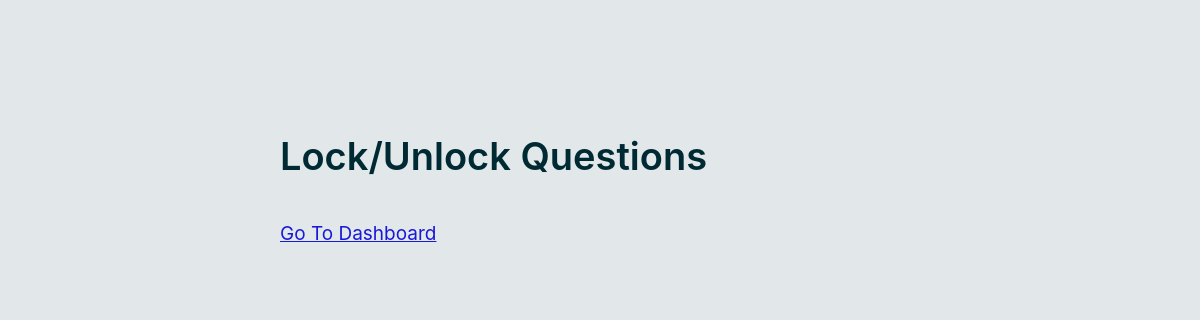
The app's page /quiz/lock_unlock_ques/2446 (signed in), older data.
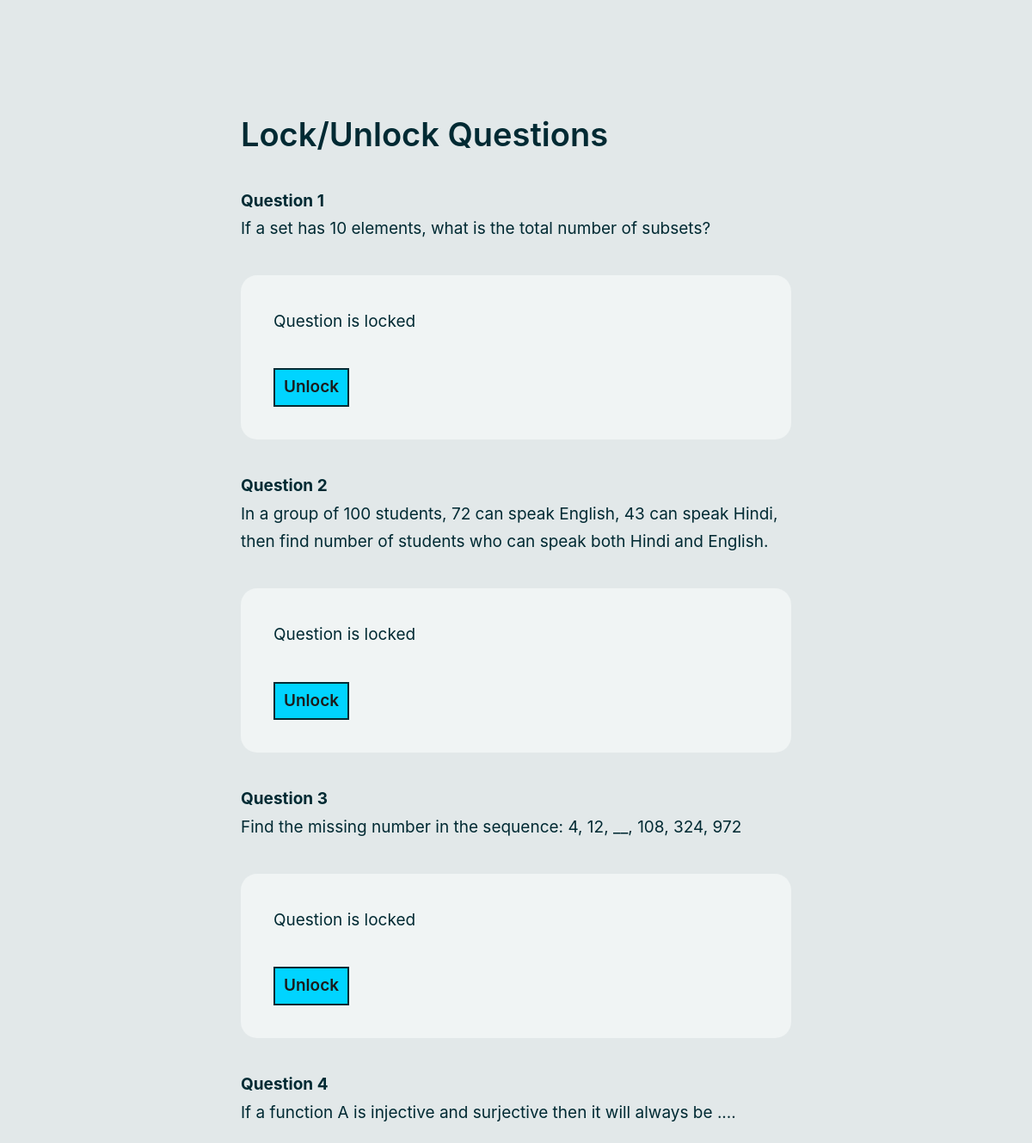
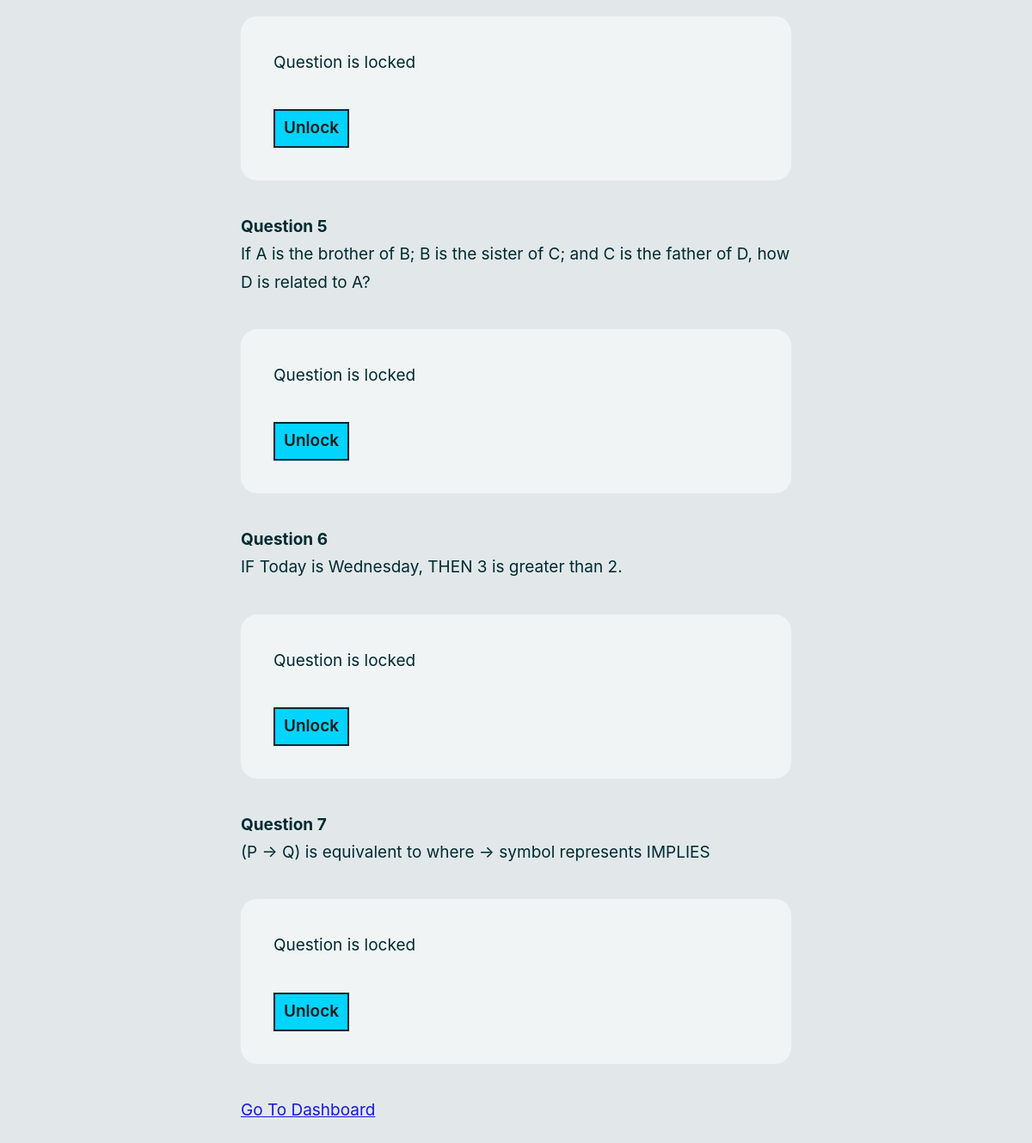
The same page, newer data (2 pictures, top to bottom).
### tables this page shows
CREATE TABLE Questions(
    question_id INTEGER NOT NULL,
    quiz_id INTEGER NOT NULL,
    question_type TEXT NOT NULL,
    question_text TEXT NOT NULL,
    lock BOOLEAN DEFAULT TRUE,
    duration TEXT,
    unlock_time TIMESTAMP,
    PRIMARY KEY (question_id, quiz_id),
    FOREIGN KEY (quiz_id) REFERENCES Quizzes (quiz_id) ON DELETE CASCADE
);

### quiz_app/quiz.py (the view, shortened to what this page needs)
@bp.route('/quiz/lock_unlock_ques/<int:quiz_id>', methods=['GET','POST'])
@admin_login_required
def lock_unlock_ques(quiz_id):
    db = get_db()
    questions = db.execute('SELECT * FROM Questions WHERE quiz_id = ?', (quiz_id,)).fetchall()
    return render_template('lock_unlock_ques.html', questions=questions, quiz_id=quiz_id)

### quiz_app/auth.py (called while the page is built)
@bp.before_app_request
def load_logged_in_user():
    user_id = session.get('user_id')
    admin_id = session.get('admin_id')
    if admin_id is None:
        g.admin = None
    else:
        g.admin = get_db().execute(
            'SELECT * FROM Admins WHERE admin_id = ?', (admin_id,)
        ).fetchone()
    if user_id is None:
        g.user = None
    else:
        g.user = get_db().execute(
            'SELECT * FROM Users WHERE id = ?', (user_id,)
        ).fetchone()

def admin_login_required(view):
    @functools.wraps(view)
    def wrapped_view(**kwargs):
        if g.admin is None:
            return redirect(url_for('auth.login_admin'))
        return view(**kwargs)
    return wrapped_view

### quiz_app/db.py (called while the page is built)
def get_db():
    if 'db' not in g:
        g.db = sqlite3.connect(
            current_app.config['DATABASE'],
            detect_types=sqlite3.PARSE_DECLTYPES
        )
        g.db.row_factory = sqlite3.Row
    return g.db

### templates/lock_unlock_ques.html (shortened to what this page needs)
{% extends 'base.html' %}
    {% block content %}
    <div class="container mt-5">
        <h2>Lock/Unlock Questions</h2>
        <div class="all-questions">
            {% for question in questions %}
            <div class="question">
                <h4>Question {{ question['question_id'] }}</h4>
                <p>{{ question['question_text'] }}</p>
                <form action="{{ url_for('quiz.lock_unlock_ques', quiz_id=quiz_id) }}" method="POST">
                    {% if question['lock'] %}
                        <p>Question is locked</p>
                    {% else %}
                        <p>Question is unlocked</p>
                    {% endif %}
                    <button type="submit" name="lock_unlock" class="btn btn-outline-danger">{{ 'Unlock' if question['lock'] else 'Lock' }}</button>
                </form>
            </div>
            {% endfor %}
            <a href="{{ url_for('interface.admin_dashboard') }}" class="btn btn-outline-primary">Go To Dashboard</a>
        </div>
    </div>
    {% endblock %}

### templates/base.html (shortened to what this page needs)
<!DOCTYPE html>
<html lang="en">
<head>
  <link rel="stylesheet" href="/static/bk.css">
</head>
<body>
  {% block content %}{% endblock %}
</body>
</html>

Row changes from the older to the newer data that the page shows:
added Questions: question_id "1", question_text "If a set has 10 elements, what is the total number of subsets?", shows "Question is locked", lock "Unlock"
added Questions: question_id "2", question_text "In a group of 100 students, 72 can speak English, 43 can speak Hindi, then find number of students who can speak both Hindi and English.", shows "Question is locked", lock "Unlock"
added Questions: question_id "3", question_text "Find the missing number in the sequence: 4, 12, __, 108, 324, 972", shows "Question is locked", lock "Unlock"
added Questions: question_id "4", question_text "If a function A is injective and surjective then it will always be ....", shows "Question is locked", lock "Unlock"
added Questions: question_id "5", question_text "If A is the brother of B; B is the sister of C; and C is the father of D, how D is related to A?", shows "Question is locked", lock "Unlock"
added Questions: question_id "6", question_text "IF Today is Wednesday, THEN 3 is greater than 2.", shows "Question is locked", lock "Unlock"
added Questions: question_id "7", question_text "(P -> Q) is equivalent to where -> symbol represents IMPLIES", shows "Question is locked", lock "Unlock"
